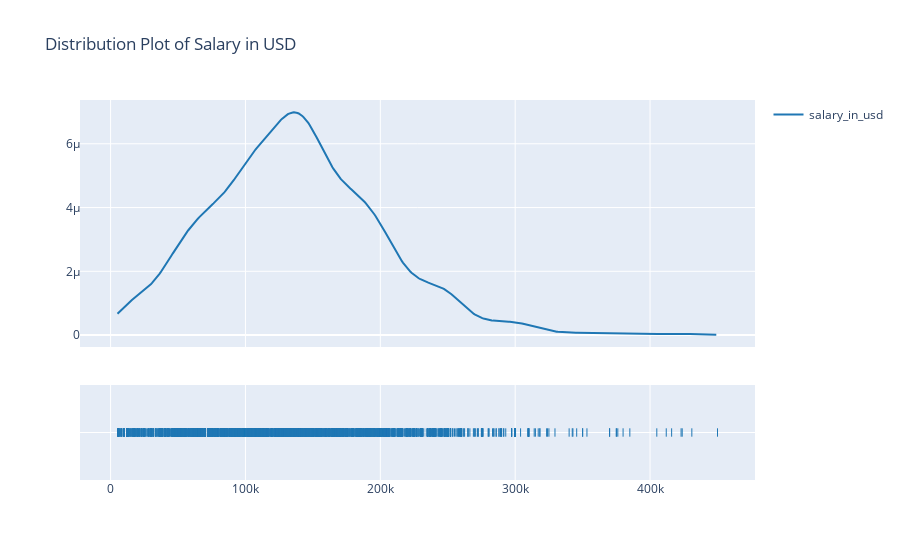

The cell this chart's notebook holds for it:
### Code cell
hist_data = [uc10['salary_in_usd']]
group_labels = ['salary_in_usd']

fig = ff.create_distplot(hist_data, group_labels, show_hist = False)
fig.update_layout(title = 'Distribution Plot of Salary in USD') 
fig.show()

### Figure 1 — Plotly figure (JSON) as saved in the notebook; plotly's stock layout.template omitted (floating-point values rounded to 4 significant figures; data arrays with more than 128 entries replaced by an {"elided": "..."} marker saying what was removed)
{"data": [{"legendgroup": "salary_in_usd", "marker": {"color": "rgb(31, 119, 180)"}, "mode": "lines", "name": "salary_in_usd", "showlegend": true, "type": "scatter", "x": {"elided": "500 float values"}, "xaxis": "x", "y": {"elided": "500 float values"}, "yaxis": "y"}, {"legendgroup": "salary_in_usd", "marker": {"color": "rgb(31, 119, 180)", "symbol": "line-ns-open"}, "mode": "markers", "name": "salary_in_usd", "showlegend": false, "type": "scatter", "x": {"elided": "3755 int values"}, "xaxis": "x", "y": {"elided": "3755 str values"}, "yaxis": "y2"}], "layout": {"barmode": "overlay", "hovermode": "closest", "legend": {"traceorder": "reversed"}, "title": {"text": "Distribution Plot of Salary in USD"}, "xaxis": {"anchor": "y2", "domain": [0, 1], "zeroline": false}, "yaxis": {"anchor": "free", "domain": [0.35, 1], "position": 0}, "yaxis2": {"anchor": "x", "domain": [0, 0.25], "dtick": 1, "showticklabels": false}}}
